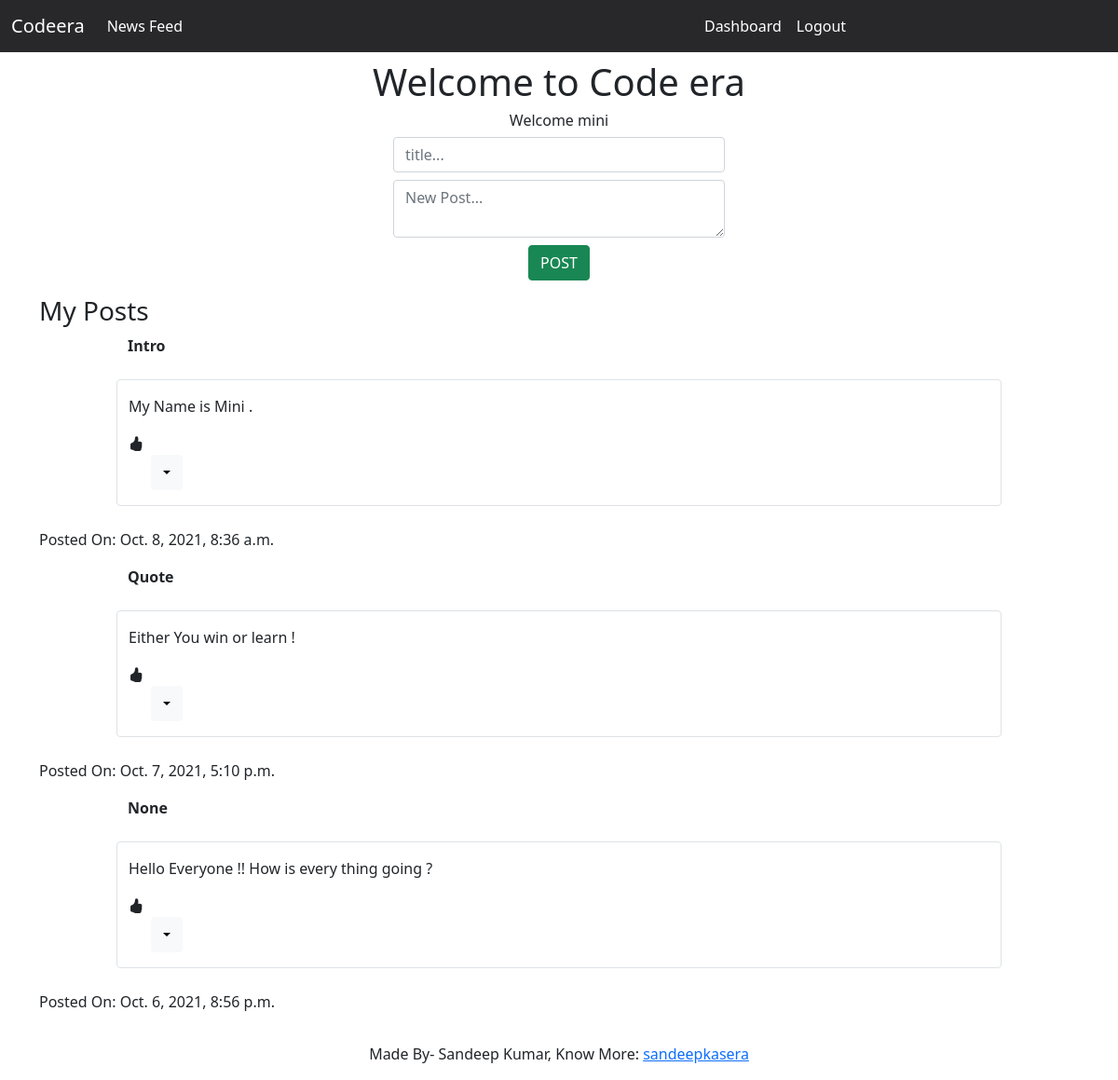
The app's page /dashboard/ (signed in) with its own data.
### tweetcode/models.py (models this page shows, shortened)
class Posts(models.Model):
    user = models.ForeignKey(User, null=True, on_delete = models.CASCADE) #many users can many posts
    title = models.TextField(blank=True,null=True)
    content = models.TextField(blank=True,null=True)
    image = models.FileField(upload_to='images/',blank=True,null=True)
    timestamp = models.DateTimeField(auto_now_add=True)
    '''
    def __str__(self):
        return self.content
    '''
    class Meta:
        ordering = ['-id']

### tweetcode/views.py (the view, shortened to what this page needs)
# urls.py: path('dashboard/',dashboard),
def dashboard(request, *args, **kwargs):
    if request.user.is_anonymous:
        return redirect("/login/")
    print(request.user or None)
    print("home",request.user or None)
    qs = Posts.objects.filter(user=request.user)
    print(qs)
    return render(request,"pages/dashboard.html",context={'qs':qs},status=200)

### templates/pages/dashboard.html (shortened to what this page needs)
{% extends 'base.html' %}
{% block content %}
<div class="row text-center">
    <div class="col">
        <h1>Welcome to Code era</h1>
        <h6>Welcome {{request.user}}</h6>
    </div>
</div>
<div class="row mb-3">
    <div class='col-md-4 mx-auto col-10'>
        <form class="form text-center" id='post-create-form' method="POST" action='/dashboard/'>
            <input type='text' class='form-control' name='title' placeholder="title...">
            <textarea required class='form-control my-2' name='content' placeholder='New Post...'></textarea>
            <button type='submit' class='btn btn-success '>POST</button>
        </form>
    </div>
</div>
<h3>My Posts</h3>
<div class="row" id='posts'>
    {% for q in qs %}
    <div class='mb-4 col-12 col-md-10 mx-auto'><strong>{{ q.title}}</strong></div>
    <div class='mb-4 col-12 col-md-10 mx-auto border rounded py-3  post' id = 'post-"{{q.id }}"'><p>{{ q.content}}</p>
            <div><i class="bi bi-hand-thumbs-up-fill"></i></div>
                <form class="form" id='post-create-form' method="POST" action='/dashboard/'>
                    <div class="dropdown">
                        <button class="btn btn-light dropdown-toggle mx-4" type="button" id="dropdownMenuButton1" data-bs-toggle="dropdown" aria-expanded="false"></button>
                    </div>
                </form>
            </div>
        <p>Posted On: {{q.timestamp}}</p>
    {% endfor %}
    </div>
</div>
{% endblock content %}

### records on screen
Posts: title "Intro", content "My Name is Mini .", timestamp "Oct. 8, 2021, 8:36 a.m."
Posts: title "Quote", content "Either You win or learn !", timestamp "Oct. 7, 2021, 5:10 p.m."
Posts: title "None", content "Hello Everyone !! How is every thing going ?", timestamp "Oct. 6, 2021, 8:56 p.m."

### other values on screen
{{ request.user }} "mini"
